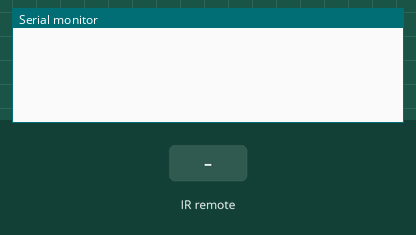
Recording of a sketch running on a simulated Arduino Uno, built with avr-gcc and run on an emulated ATmega328P. Parts: the last lines printed to the serial monitor. The test bench sets the inputs (shaded band).

Above: at 1.2 s.
1.3 s: infrared code 0xFFA25D received
At 1.9 s:
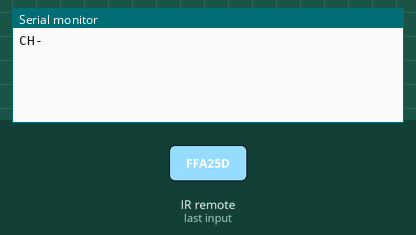
2.8 s: infrared code 0xFF4AB5 received
At 4.0 s:
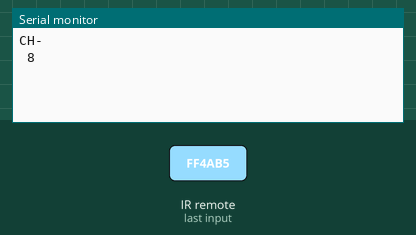
4.3 s: infrared code 0xFF22DD received
At 5.4 s:
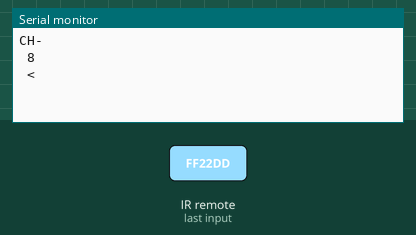
5.8 s: infrared code 0xFF02FD received
At 6.6 s:
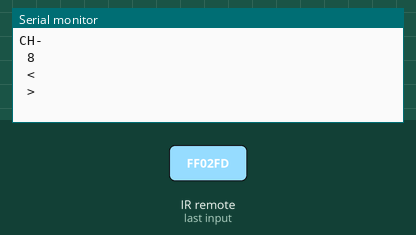

Measured:
- after the input at 1.3 s, the serial monitor: prints a new line at once (image 1)
- after the input at 2.8 s, the serial monitor: prints a new line at once (image 2)
- after the input at 4.3 s, the serial monitor: prints a new line at once (image 3)
- after the input at 5.8 s, the serial monitor: prints a new line at once (image 4)

The sketch:

EJEMPLO_IR.ino
```cpp
#include <IRremote.h>

int pin_recibe = 2;
IRrecv irrecibe(pin_recibe);
decode_results resultado;
#define CH1 0xFFA25D
#define CH 0xFF629D
#define CH2 0xFFE21D
#define OCHO 0xFF4AB5
#define NUEVE 0xFF52AD

#define MENOR  0xFF22DD
#define MAYOR  0xFF02FD
#define PARAR 0xFFC23D
#define MENOS 0xFFE01F
#define MAS 0xFFA857
#define EQ  0xFF906F
#define CIEN  0xFF9867
#define DOCIENTOS  0xFFB04F
#define CERO 0XFF6897
#define UNO 0xFF30CF
#define DOS 0xFF18E7
#define TRES 0xFF7A85
#define CUATRO 0xFF10EF
#define CINCO 0xFF38C7
#define SEIS 0xFF5AA5
#define SIETE 0xFF42BD

void setup(){
 Serial.begin(9600);
 irrecibe.enableIRIn();

}

void loop(){
  if (irrecibe.decode(&resultado)){
      switch (resultado.value){
        case CH1:
        Serial.println("CH-");
        irrecibe.resume();
        delay(500);
        break;

        case CH:
        Serial.println("CH");
        irrecibe.resume();
        delay(500);
        break;

        case CH2:
        Serial.println("CH+");
        irrecibe.resume();
        delay(500);
        break;

        case OCHO:
        Serial.println(" 8 ");
        irrecibe.resume();
        delay(500);
        break;

        case NUEVE:
        Serial.println(" 9 ");
        irrecibe.resume();
        delay(500);
        break;

        case MENOR:
        Serial.println(" < ");
        irrecibe.resume();
        delay(500);
        break;

        case MAYOR:
        Serial.println(" > ");
        irrecibe.resume();
        delay(500);
        break;

        case MENOS:
        Serial.println(" - ");
        irrecibe.resume();
        delay(500);
        break;

        case MAS:
        Serial.println(" + ");
        irrecibe.resume();
        delay(500);
        break;

        case EQ:
        Serial.println(" = ");
        irrecibe.resume();
        delay(500);
        break;

        case CIEN:
        Serial.println(" 100 ");
        irrecibe.resume();
        delay(500);
        break;

        case DOCIENTOS:
        Serial.println(" 200");
        irrecibe.resume();
        delay(500);
        break;

        case CERO:
        Serial.println(" 0 ");
        irrecibe.resume();
        delay(500);
        break;

        case UNO:
        Serial.println(" 1 ");
        irrecibe.resume();
        delay(500);
        break;

        case DOS:
        Serial.println(" 2 ");
        irrecibe.resume();
        delay(500);
        break;

        case TRES:
        Serial.println(" 3 ");
        irrecibe.resume();
        delay(500);
        break;

        case CUATRO:
        Serial.println(" 4 ");
        irrecibe.resume();
        delay(500);
        break;

        case CINCO:
        Serial.println(" 5 ");
        irrecibe.resume();
        delay(500);
        break;

        case SEIS:
        Serial.println(" 6 ");
        irrecibe.resume();
        delay(500);
        break;

        case SIETE:
        Serial.println(" 7 ");
        irrecibe.resume();
        delay(500);
        break;

        default:
        Serial.println("");
        irrecibe.resume();
        delay(500);
        break;
      }
  }

 /*
      if (resultado.value == CH1){
        Serial.println("CH-");
      }

      if (resultado.value == CH){
        Serial.println("CH");
      }

      if (resultado.value == CH2){
        Serial.println("CH+");
      }

      if (resultado.value == OCHO){
        Serial.println("BOTON 8");
      }

      if (resultado.value == NUEVE){
        Serial.println("BOTON 9");
      }
      irrecibe.resume();

    }*/
}
```
